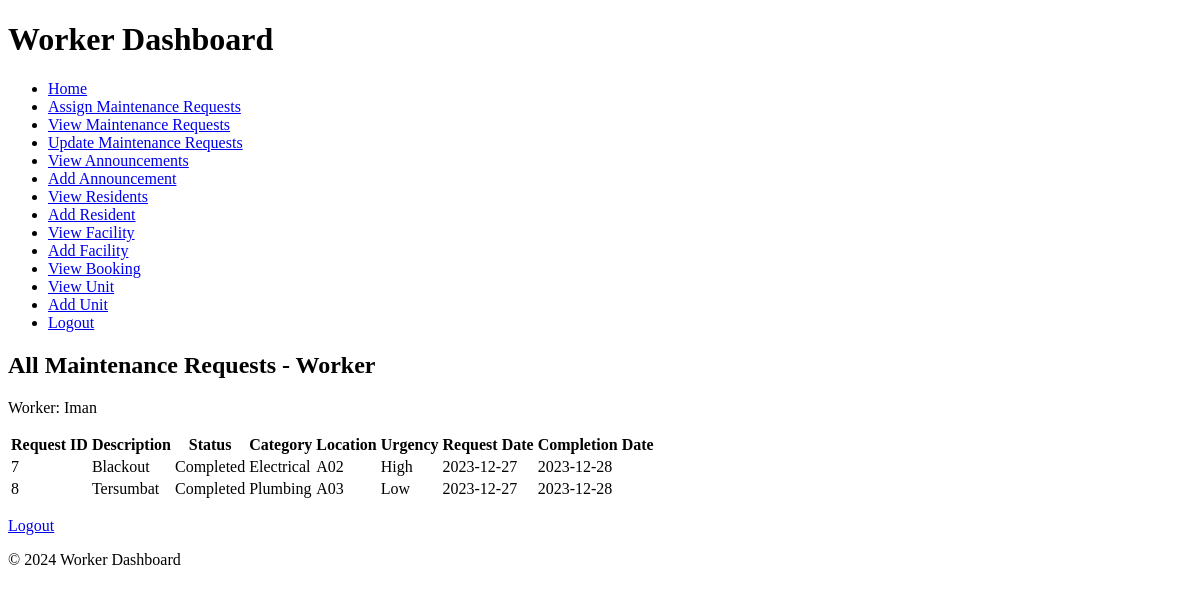
The page /Worker/view_maintenance_requests.php (signed in) on the database as committed earlier.
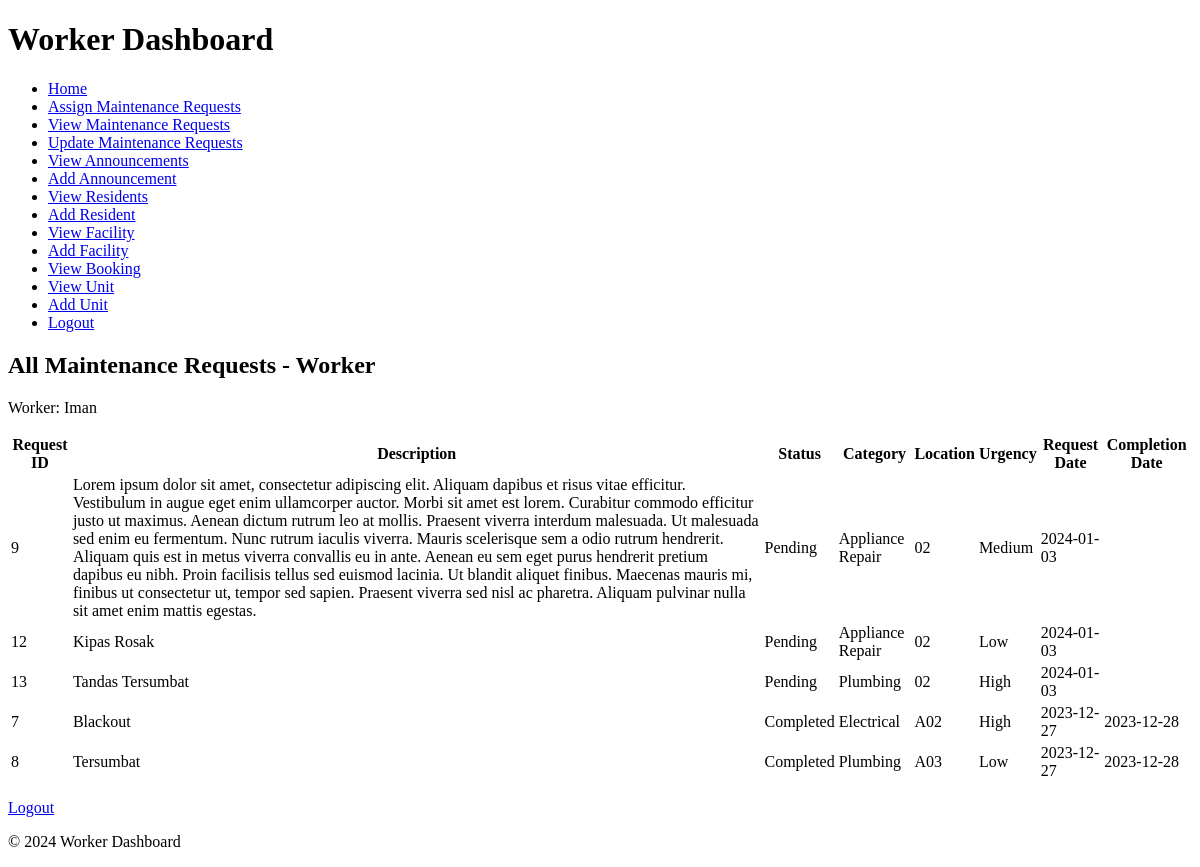
The same page on the database as committed later.
### tables this page shows
CREATE TABLE `maintenance_request` (
  `request_id` int(20) NOT NULL,
  `description` text NOT NULL,
  `status` varchar(20) NOT NULL,
  `assigned_worker_id` int(11) DEFAULT NULL,
  `assignment_date` datetime DEFAULT NULL,
  `location` varchar(255) DEFAULT NULL,
  `urgency` varchar(50) DEFAULT NULL,
  `user_id` int(20) NOT NULL,
  `category_id` int(20) NOT NULL,
  `request_date` date DEFAULT NULL,
  `completion_date` date DEFAULT NULL
);

CREATE TABLE `category` (
  `category_id` int(11) NOT NULL,
  `category_name` varchar(255) NOT NULL
);

### Worker/view_maintenance_requests.php (the view, shortened to what this page needs)
<?php
include '../include/connection.php';
include '../include/header_worker.php';
include '../include/sidebar_worker.php';
$userId = $_SESSION["user_id"];
$sql = "SELECT * FROM user WHERE user_id = $userId";
$result = $conn->query($sql);
if ($result->num_rows == 1) {
    $user = $result->fetch_assoc();
} else {
    $user = null;
}
$maintenanceRequestsSql = "SELECT maintenance_request.request_id, maintenance_request.description, maintenance_request.status,
                            category.category_name AS category, maintenance_request.location, maintenance_request.urgency,
                            maintenance_request.request_date, maintenance_request.completion_date
                            FROM maintenance_request
                            JOIN category ON maintenance_request.category_id = category.category_id
                            ORDER BY maintenance_request.request_date DESC";
$maintenanceRequestsResult = $conn->query($maintenanceRequestsSql);
?>
<!DOCTYPE html>
<html lang="en">
<head>
</head>
<body>
    <h2>All Maintenance Requests - Worker</h2>
    <?php if ($user): ?>
        <p>Worker: <?php echo $user['username']; ?></p>
        <?php if ($maintenanceRequestsResult->num_rows > 0): ?>
            <table>
                <thead>
                    <tr>
                        <th>Request ID</th>
                        <th>Description</th>
                        <th>Status</th>
                        <th>Category</th>
                        <th>Location</th>
                        <th>Urgency</th>
                        <th>Request Date</th>
                        <th>Completion Date</th>
                    </tr>
                </thead>
                <tbody>
                    <?php while ($row = $maintenanceRequestsResult->fetch_assoc()): ?>
                        <tr>
                            <td><?php echo $row['request_id']; ?></td>
                            <td><?php echo $row['description']; ?></td>
                            <td><?php echo $row['status']; ?></td>
                            <td><?php echo $row['category']; ?></td>
                            <td><?php echo $row['location']; ?></td>
                            <td><?php echo $row['urgency']; ?></td>
                            <td><?php echo $row['request_date']; ?></td>
                            <td><?php echo $row['completion_date']; ?></td>
                        </tr>
                    <?php endwhile; ?>
                </tbody>
            </table>
        <?php else: ?>
            <p>No maintenance requests found.</p>
        <?php endif; ?>
        <p><a href="logout_worker.php">Logout</a></p>
    <?php else: ?>
        <p>Error: Worker not found.</p>
    <?php endif; ?>
    <?php include '../include/footer_worker.php'; ?>
</body>
</html>

Rows that differ between the two databases and show on the page:
added maintenance_request: request_id "9", description "Lorem ipsum dolor sit amet, consectetur adipiscing elit. Aliquam dapibus et risus vitae efficitur. Vestibulum in augue eget enim ullamcorper auctor. Morbi sit amet est lorem. Curabitur commodo efficitur justo ut maximus. Aenean dictum rutrum leo at mollis. Praesent viverra interdum malesuada. Ut malesuada sed enim eu fermentum. Nunc rutrum iaculis viverra. Mauris scelerisque sem a odio rutrum hendrerit. Aliquam quis est in metus viverra convallis eu in ante. Aenean eu sem eget purus hendrerit pretium dapibus eu nibh. Proin facilisis tellus sed euismod lacinia. Ut blandit aliquet finibus. Maecenas mauris mi, finibus ut consectetur ut, tempor sed sapien. Praesent viverra sed nisl ac pharetra.…", status "Pending", category.category_name "Appliance Repair", location "02", urgency "Medium", request_date "2024-01-03"
added maintenance_request: request_id "12", description "Kipas Rosak", status "Pending", category.category_name "Appliance Repair", location "02", urgency "Low", request_date "2024-01-03"
added maintenance_request: request_id "13", description "Tandas Tersumbat", status "Pending", category.category_name "Plumbing", location "02", urgency "High", request_date "2024-01-03"
